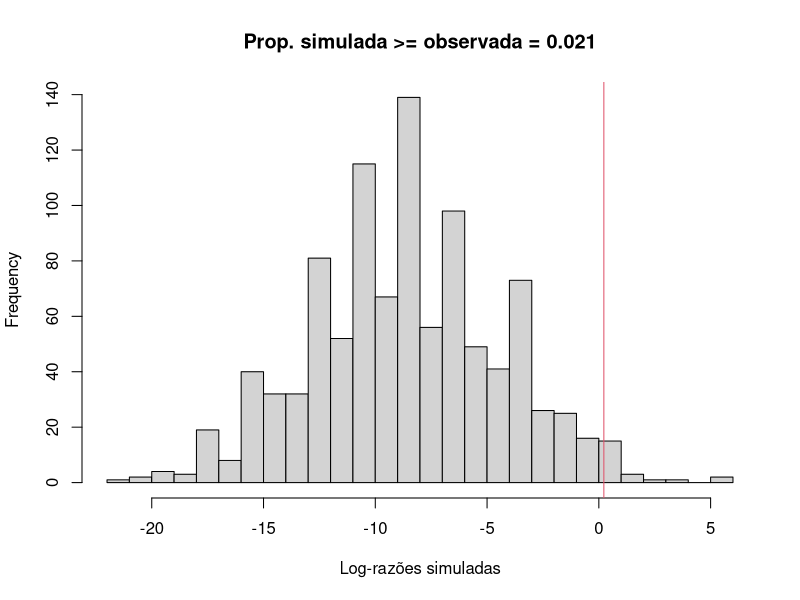
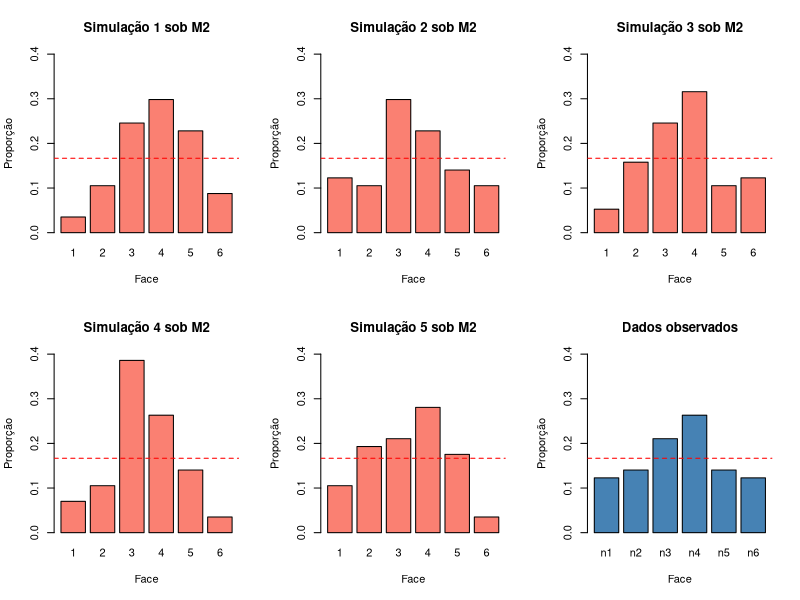

These figures' R source, in order:
## ---- chunk 1
# Probabilidades dos dois modelos
p_h1 <- rep(1/6, 6)                   # M1: modelo uniforme
p_h2 <- c(1, 2, 4, 4, 2, 1) / 14      # M2: modelo com viés central

# Frequências observadas no lançamento
freq_obs <- c(n1 = 7, n2 = 8, n3 = 12, n4 = 15, n5 = 8, n6 = 7)

# Log-verossimilhanças de cada modelo dado o mesmo conjunto de dados
loglik_h1 <- sum(freq_obs * log(p_h1))
loglik_h2 <- sum(freq_obs * log(p_h2))
## ---- chunk 2
# Exibir os valores
cat(
  "\n","Log-verossimilhança de H1 (M1):", round(loglik_h1, 3), "\n",
  "Log-verossimilhança de H2 (M2):", round(loglik_h2, 3), "\n"
)
## ---- chunk 3
# Dois conjuntos de dados com o mesmo total n = 50, mas padrões opostos
freq_equilibrado <- c(8, 9, 8, 9, 8, 8)    # frequências próximas ao uniforme
freq_concentrado <- c(0, 0, 25, 25, 0, 0)  # tudo concentrado nas faces 3 e 4
## ---- chunk 4
# Confirmar que ambos têm o mesmo total
sum(freq_equilibrado)  # 50
sum(freq_concentrado)  # 50

# Log-verossimilhanças sob M1
sum(freq_equilibrado * log(p_h1))  # idêntico ao de baixo
sum(freq_concentrado * log(p_h1))  # idêntico ao de cima
## ---- chunk 5
# Razão de verossimilhanças (na escala original, não logarítmica)
razao <- exp(loglik_h2 - loglik_h1)
cat("Razão H2/H1:", round(razao, 3), "\n")
## ---- chunk 6
# Parâmetros da simulação
n_sim <- 1000                # número de amostras simuladas
n_obs <- sum(freq_obs)       # tamanho de cada amostra (igual ao experimento real)

# Simular 1000 experimentos sob M1 e calcular o log da razão LR em cada um
log_razoes_sim <- replicate(n_sim, {
  amostra  <- sample(1:6, size = n_obs, replace = TRUE, prob = p_h1)
  freq_sim <- table(factor(amostra, levels = 1:6))
  ll_h1    <- sum(freq_sim * log(p_h1))
  ll_h2    <- sum(freq_sim * log(p_h2))
  ll_h2 - ll_h1
})

prop_obs <- round(mean(log_razoes_sim >= log(razao)), 3)
## ---- chunk 7
# Resumo da distribuição simulada
cat(
  "\n","Razão observada:", round(razao, 3), "\n",
  "Log-razão observada:", round(log(razao), 3), "\n",
  "Mediana das log-razões simuladas:", round(median(log_razoes_sim), 3), "\n",
  "Intervalo central de 95%:", round(quantile(log_razoes_sim, c(0.025, 0.975)), 3), "\n",
  "Proporção de razões simuladas maiores ou iguais a observada: ", round(prop_obs, 3)
)
## ---- chunk 8
hist(
  c(log_razoes_sim, log(razao)),
  breaks = 20,
  xlab = "Log-razões simuladas",
  main = paste("Prop. simulada >= observada =", prop_obs)
)
abline(v = log(razao), col = 2)
## ---- chunk 9
# Gerar 5 amostras sob M2 e comparar com os dados observados
sim_m2 <- replicate(5, {
  amostra <- sample(1:6, size = n_obs, replace = TRUE, prob = p_h2)
  table(factor(amostra, levels = 1:6)) / n_obs
})

# Visualizar: 5 simulações + os dados observados
par(mfrow = c(2, 3))
for (i in 1:5) {
  barplot(sim_m2[, i],
          main  = paste("Simulação", i, "sob M2"),
          ylim  = c(0, 0.40),
          col   = "salmon",
          xlab  = "Face",
          ylab  = "Proporção")
  abline(h = 1/6, lty = 2, col = "red")
}
barplot(freq_obs / sum(freq_obs),
        main  = "Dados observados",
        ylim  = c(0, 0.40),
        col   = "steelblue",
        xlab  = "Face",
        ylab  = "Proporção")
abline(h = 1/6, lty = 2, col = "red")
## ---- chunk 10
# Verossimilhanças dos modelos obtidas dos dados
lik <- exp(c(H1 = loglik_h1, H2 = loglik_h2))

# Cenário 1: priori neutra — nenhuma hipótese é preferida a priori
prior_neutra <- c(H1 = 0.5, H2 = 0.5)
post_neutra  <- prior_neutra * lik
post_neutra  <- post_neutra / sum(post_neutra)

# Cenário 2: priori favorece fortemente H1
prior_forte_h1 <- c(H1 = 0.9, H2 = 0.1)
post_forte_h1  <- prior_forte_h1 * lik
post_forte_h1  <- post_forte_h1 / sum(post_forte_h1)

# Cenário 3: priori favorece fortemente H2
prior_forte_h2 <- c(H1 = 0.1, H2 = 0.9)
post_forte_h2  <- prior_forte_h2 * lik
post_forte_h2  <- post_forte_h2 / sum(post_forte_h2)
## ---- chunk 11
# Comparar as posterioris
round(post_neutra,   3)   # Priori neutra
round(post_forte_h1, 3)   # Priori favorece H1
round(post_forte_h2, 3)   # Priori favorece H2
